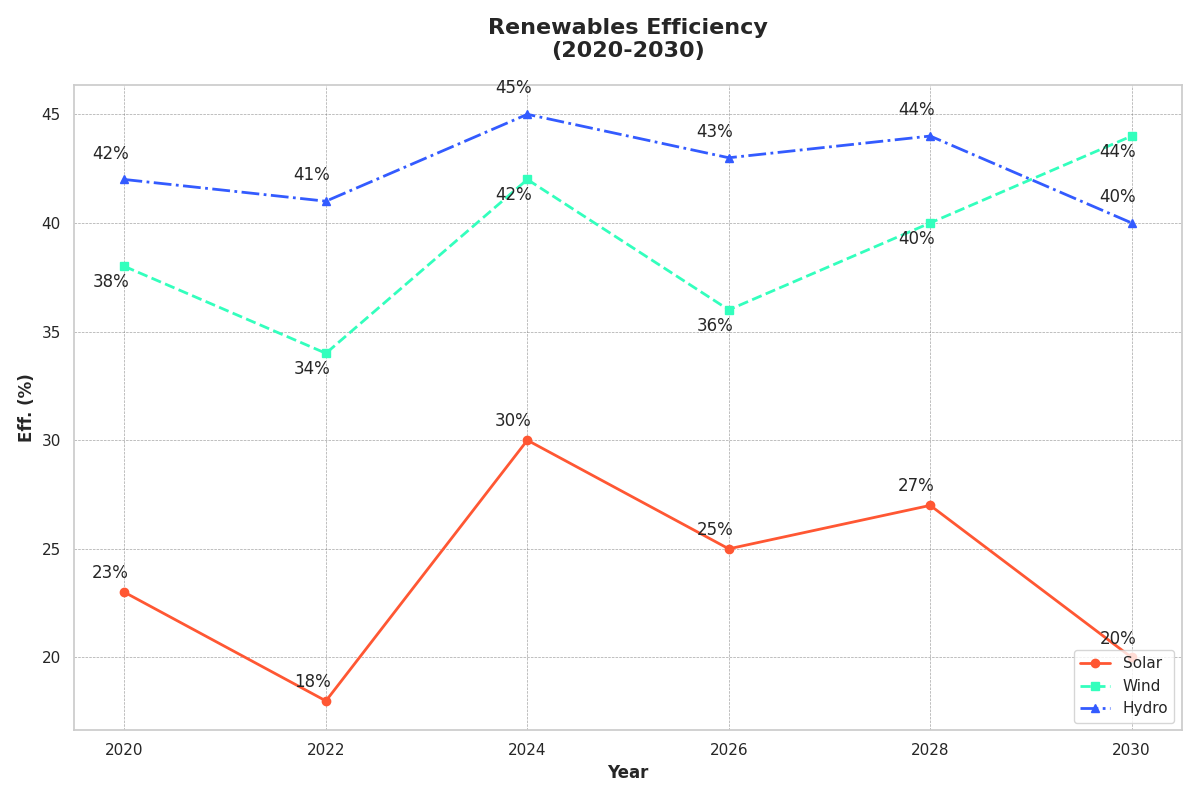

Write Python code to recreate this figure.
import matplotlib.pyplot as plt
import numpy as np

years = np.array([2020, 2022, 2024, 2026, 2028, 2030])
solar_efficiency = np.array([23, 18, 30, 25, 27, 20])  # Randomly swapped
wind_efficiency = np.array([38, 34, 42, 36, 40, 44])  # Randomly swapped
hydropower_efficiency = np.array([42, 41, 45, 43, 44, 40])  # Randomly swapped

fig, ax = plt.subplots(figsize=(12, 8))

ax.plot(years, solar_efficiency, marker='o', linestyle='-', color='#FF5733', linewidth=2, label='Solar')
ax.plot(years, wind_efficiency, marker='s', linestyle='--', color='#33FFBD', linewidth=2, label='Wind')
ax.plot(years, hydropower_efficiency, marker='^', linestyle='-.', color='#335BFF', linewidth=2, label='Hydro')

for (year, sol_eff, win_eff, hyd_eff) in zip(years, solar_efficiency, wind_efficiency, hydropower_efficiency):
    ax.annotate(f'{sol_eff}%', (year, sol_eff), textcoords="offset points", xytext=(-10,10), ha='center')
    ax.annotate(f'{win_eff}%', (year, win_eff), textcoords="offset points", xytext=(-10,-15), ha='center')
    ax.annotate(f'{hyd_eff}%', (year, hyd_eff), textcoords="offset points", xytext=(-10,15), ha='center')

ax.grid(True, which='both', linestyle='--', linewidth=0.5, color='gray', alpha=0.7)

ax.set_xlabel('Year', fontsize=12, fontweight='bold')
ax.set_ylabel('Eff. (%)', fontsize=12, fontweight='bold')
ax.set_title('Renewables Efficiency\n(2020-2030)', fontsize=16, fontweight='bold', pad=20)
ax.set_xticks(years)
ax.legend(loc='lower right')

plt.tight_layout()
plt.show()
